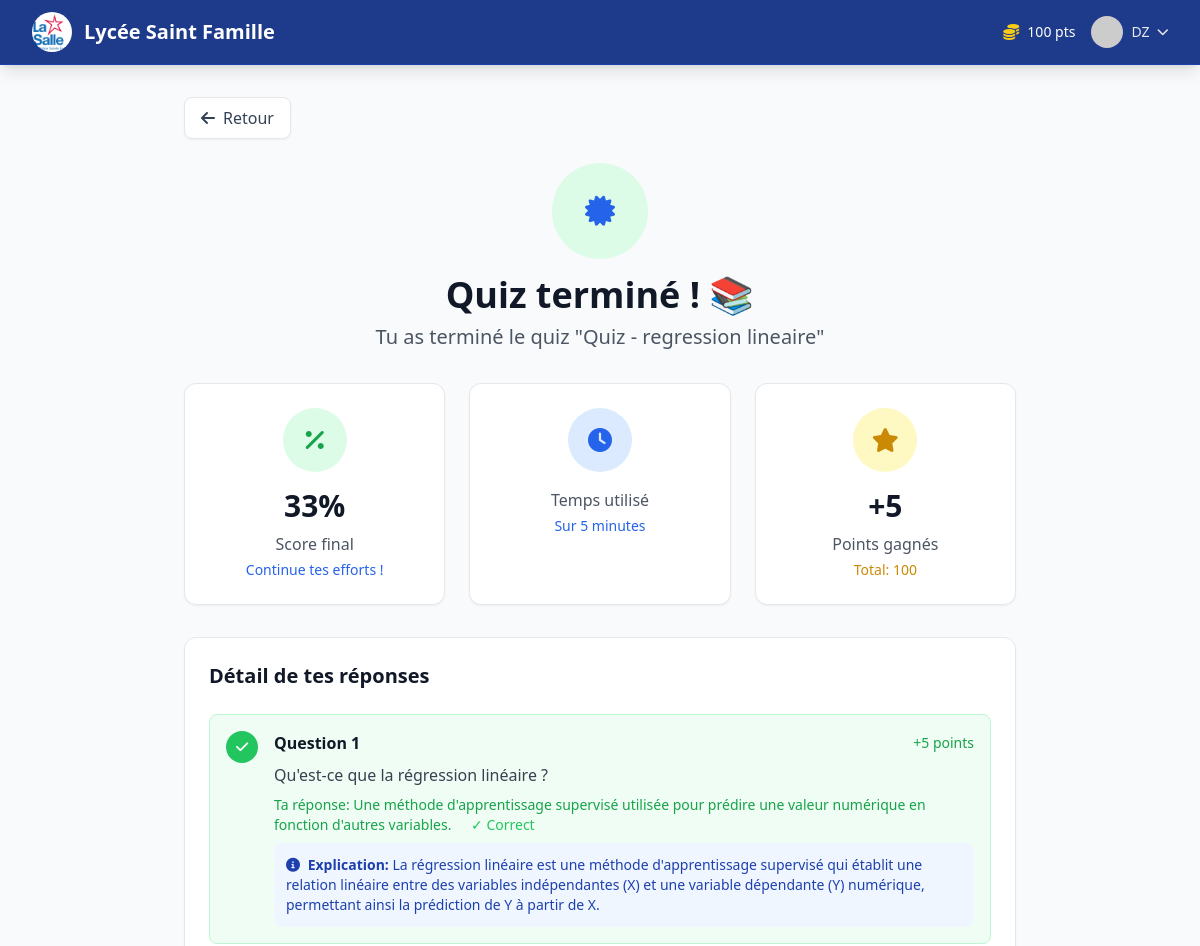
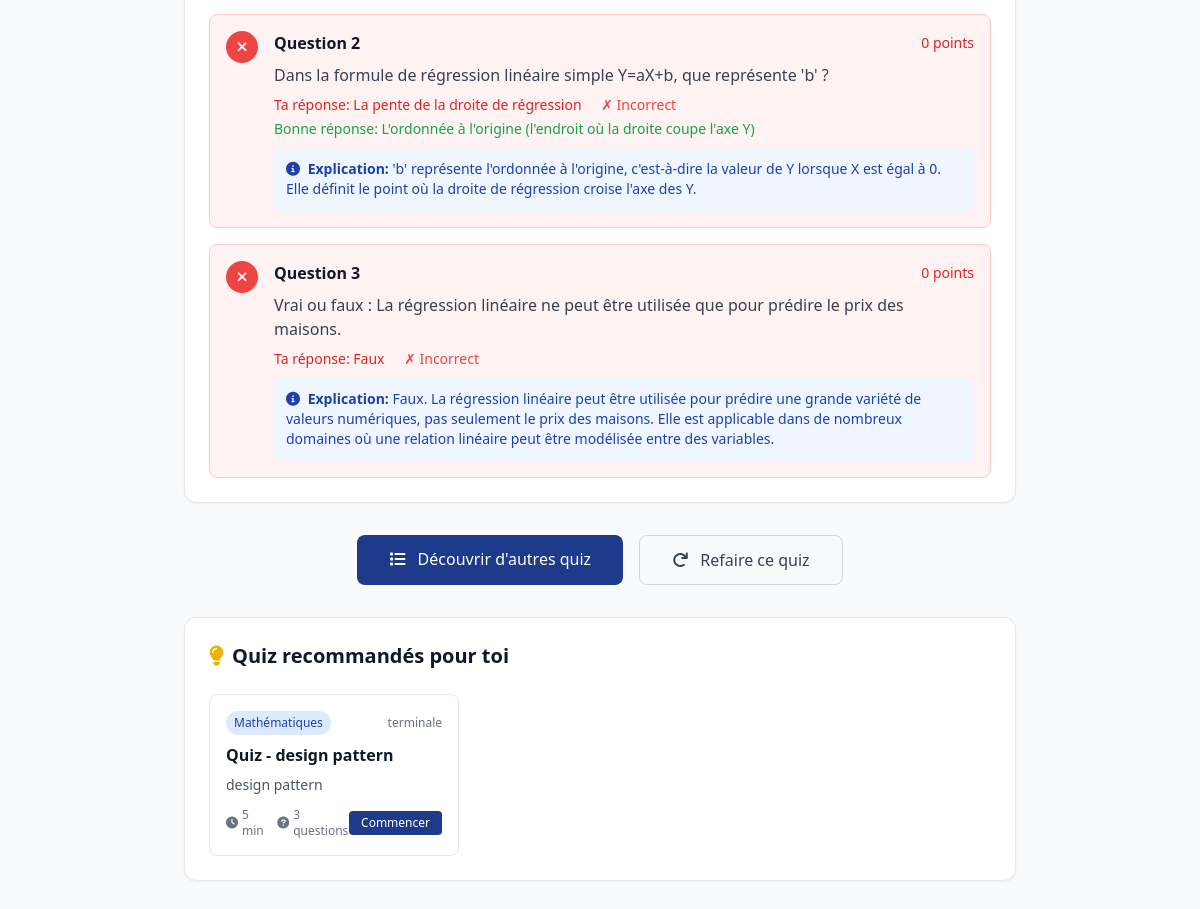
Page /quiz/results/6/ (signed in) on the earlier database version (2 pictures, top to bottom).
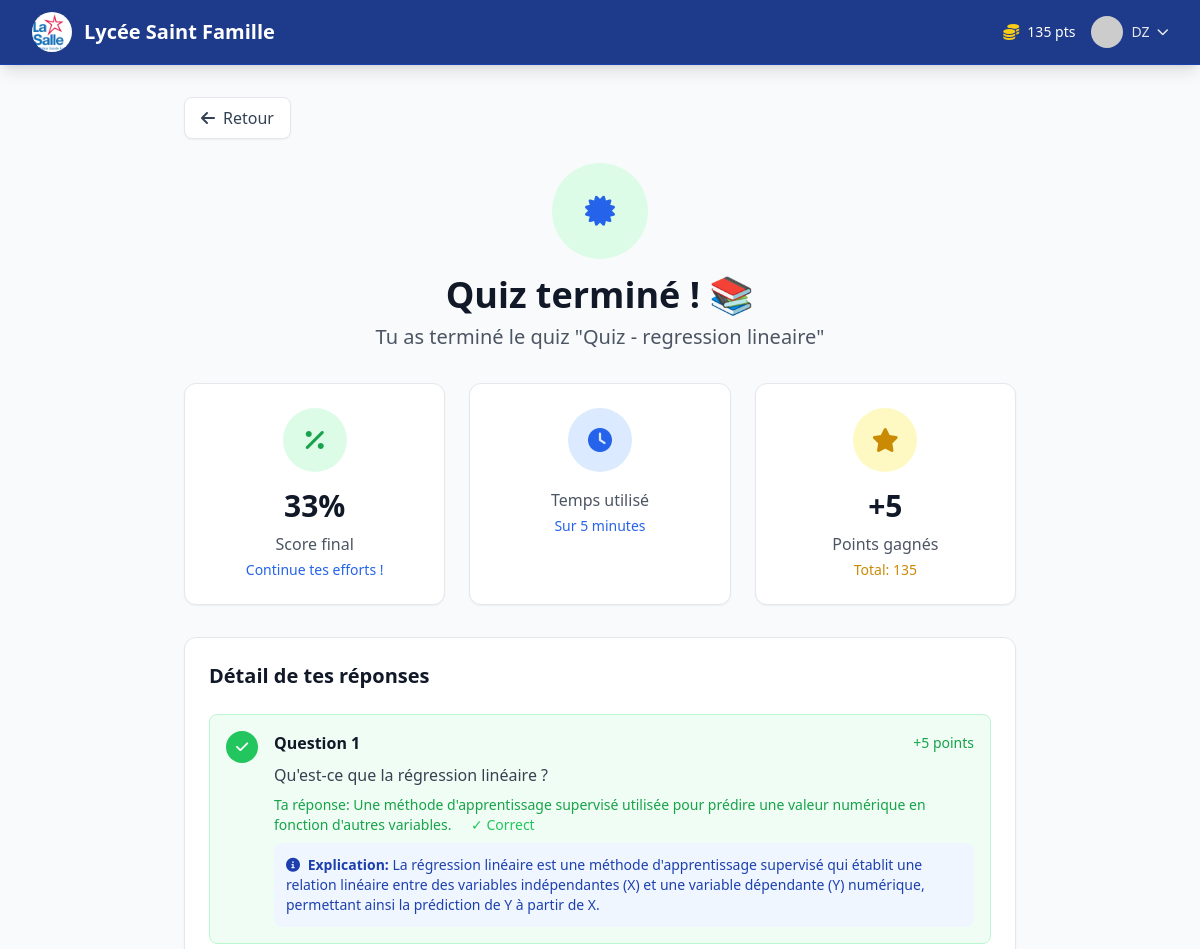
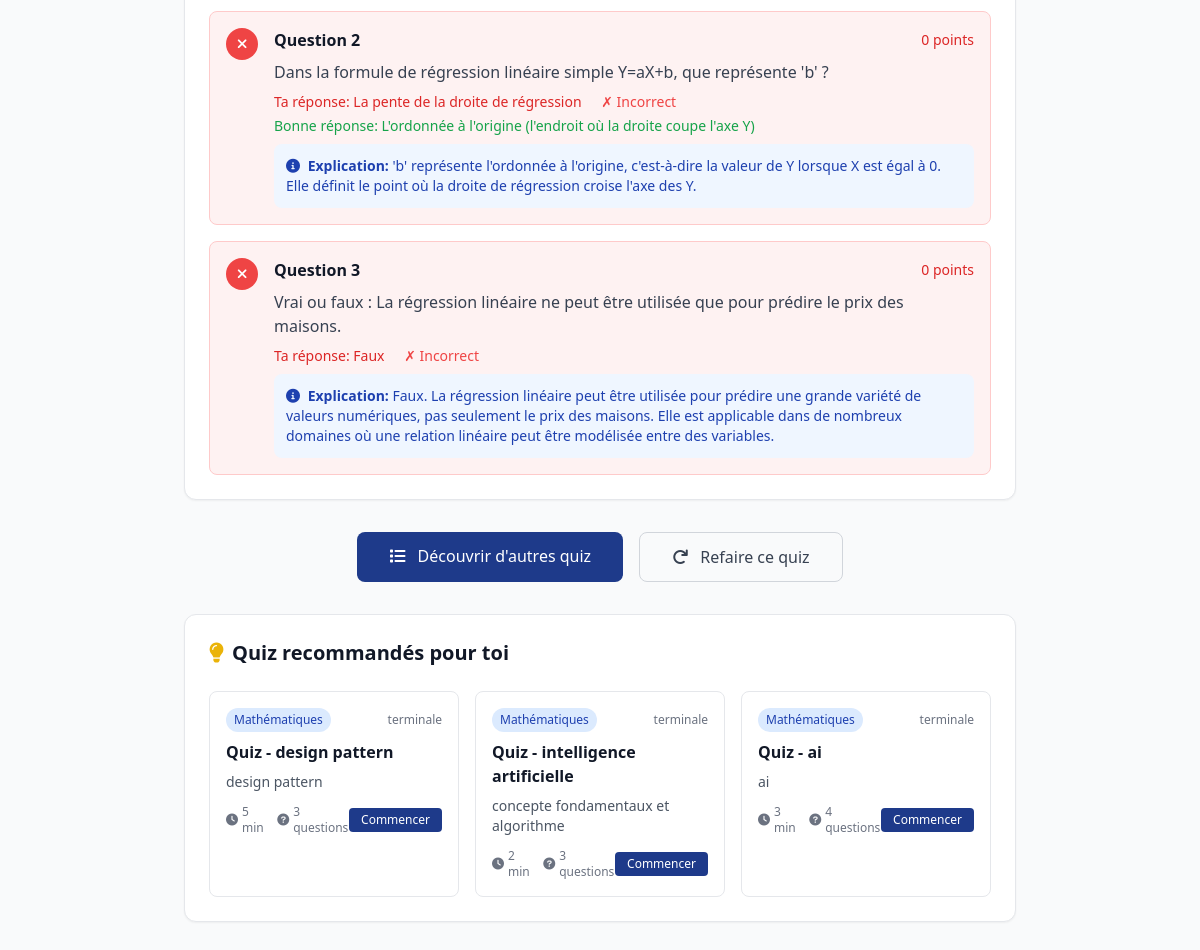
Same page on the later database version (2 pictures, top to bottom).
### accounts/models.py (models this page shows, shortened)
class User(AbstractUser):
    USER_TYPE_CHOICES = [
        ('student', 'Élève'),
        ('teacher', 'Enseignant'),
        ('admin', 'Administrateur'),
    ]
    CLASS_CHOICES = [
        ('6eme', '6ème'),
        ('5eme', '5ème'),
        ('4eme', '4ème'),
        ('3eme', '3ème'),
        ('2nde', '2nde'),
        ('1ere', '1ère'),
        ('terminale', 'Terminale'),
    ]
    user_type = models.CharField(max_length=10, choices=USER_TYPE_CHOICES)
    level = models.CharField(max_length=20, blank=True, null=True)  # 6eme, 5eme, etc.
    class_name = models.CharField(max_length=20, choices=CLASS_CHOICES, blank=True, null=True, help_text="Classe de l'élève")
    points = models.IntegerField(default=0)
    xp = models.IntegerField(default=0)
    current_level = models.IntegerField(default=1)
    streak_days = models.IntegerField(default=0)
    last_activity = models.DateTimeField(auto_now=True)
    email = models.EmailField(unique=True, blank=True, null=True)

### quiz/models.py (models this page shows, shortened)
class Answer(models.Model):
    attempt = models.ForeignKey(QuizAttempt, on_delete=models.CASCADE, related_name='answers')
    question = models.ForeignKey(Question, on_delete=models.CASCADE)
    selected_choice = models.ForeignKey(Choice, on_delete=models.CASCADE, null=True, blank=True)
    open_answer = models.TextField(blank=True)  # Pour les questions ouvertes
    is_correct = models.BooleanField(default=False)
    points_earned = models.IntegerField(default=0)

class Question(models.Model):
    QUESTION_TYPES = [
        ('mcq', 'QCM'),
        ('open', 'Question ouverte'),
    ]
    quiz = models.ForeignKey(Quiz, on_delete=models.CASCADE, related_name='questions')
    question_text = models.TextField()
    question_type = models.CharField(max_length=20, choices=QUESTION_TYPES, default='mcq')
    points = models.IntegerField(default=5)
    explanation = models.TextField(blank=True, help_text="Explication de la réponse")
    order = models.IntegerField(default=0)
    class Meta:
        ordering = ['order']

class Choice(models.Model):
    question = models.ForeignKey(Question, on_delete=models.CASCADE, related_name='choices')
    choice_text = models.CharField(max_length=500)
    is_correct = models.BooleanField(default=False)
    order = models.IntegerField(default=0)
    class Meta:
        ordering = ['order']

class Quiz(models.Model):
    DIFFICULTY_CHOICES = [
        ('easy', 'Facile'),
        ('medium', 'Moyen'),
        ('hard', 'Difficile'),
    ]
    title = models.CharField(max_length=200)
    description = models.TextField(blank=True)
    course = models.ForeignKey(Course, on_delete=models.CASCADE, related_name='quizzes')
    subject = models.ForeignKey(Subject, on_delete=models.CASCADE)
    level = models.CharField(max_length=20)
    difficulty = models.CharField(max_length=10, choices=DIFFICULTY_CHOICES)
    time_limit = models.IntegerField(help_text="Temps limite en minutes")
    points_reward = models.IntegerField(default=50)
    is_published = models.BooleanField(default=False)
    created_at = models.DateTimeField(auto_now_add=True)

class Subject(models.Model):
    name = models.CharField(max_length=100)
    slug = models.SlugField(unique=True)
    icon = models.CharField(max_length=50, default='fas fa-book')  # Classe d'icône FontAwesome
    color = models.CharField(max_length=20, default='blue')  # Couleur pour l'interface

### quiz/views.py (the view)
# urls.py: path('results/<int:attempt_id>/', views.quiz_results, name='quiz_results'),
@login_required
def quiz_results(request, attempt_id):
    attempt = get_object_or_404(QuizAttempt, id=attempt_id, user=request.user, is_completed=True)
    answers = attempt.answers.select_related('question', 'selected_choice').all()
    score_percentage = (attempt.score / attempt.total_points * 100) if attempt.total_points > 0 else 0
    excellent_threshold = 80
    good_threshold = 60
    recommended_quizzes = Quiz.objects.filter(
        subject=attempt.quiz.subject,
        is_published=True
    ).exclude(
        id=attempt.quiz.id
    ).prefetch_related('questions')[:6]  # Limit to 6 recommendations
    context = {
        'attempt': attempt,
        'answers': answers,
        'quiz': attempt.quiz,
        'score_percentage': score_percentage,
        'excellent_threshold': excellent_threshold,
        'good_threshold': good_threshold,
        'recommended_quizzes': recommended_quizzes,  # Added recommended quizzes
    }
    return render(request, 'quiz/results.html', context)

### templates/quiz/results.html (shortened to what the changed rows need)
{% extends 'base.html' %}
{% block content %}
<div class="max-w-4xl mx-auto px-4 sm:px-6 lg:px-8 py-8">
    <div class="text-center mb-8">
        <h1 class="text-4xl font-bold text-gray-900 mb-2">
            {% if score_percentage >= excellent_threshold %}
                Félicitations ! 🎉
            {% elif score_percentage >= good_threshold %}
                Bon travail ! 👏
            {% else %}
                Quiz terminé ! 📚
            {% endif %}
        </h1>
    </div>
    <div class="grid grid-cols-1 md:grid-cols-3 gap-6 mb-8">
        <div class="bg-white rounded-xl shadow-sm border border-gray-200 p-6 text-center">
            <div class="w-16 h-16 bg-yellow-100 rounded-full flex items-center justify-center mx-auto mb-4">
                <i class="fas fa-star text-yellow-600 text-2xl"></i>
            </div>
            <div class="text-3xl font-bold text-gray-900 mb-2">+{{ attempt.score }}</div>
            <div class="text-gray-600">Points gagnés</div>
            <div class="text-sm text-yellow-600 font-medium mt-1">Total: {{ user.points }}</div>
        </div>
    </div>
    <div class="bg-white rounded-xl shadow-sm border border-gray-200 p-6 mb-8">
        <h2 class="text-xl font-bold text-gray-900 mb-6">Détail de tes réponses</h2>
        <div class="space-y-4">
            {% for answer in answers %}
            <div class="flex items-start p-4
                {% if answer.is_correct %}bg-green-50 border border-green-200
                {% else %}bg-red-50 border border-red-200{% endif %} rounded-lg">
                <div class="flex-shrink-0">
                    <div class="w-8 h-8 rounded-full flex items-center justify-center
                        {% if answer.is_correct %}bg-green-500{% else %}bg-red-500{% endif %}">
                        <i class="fas {% if answer.is_correct %}fa-check{% else %}fa-times{% endif %} text-white text-sm"></i>
                    </div>
                </div>
                <div class="ml-4 flex-1">
                    <div class="flex items-center justify-between mb-2">
                        <h3 class="font-semibold text-gray-900">Question {{ forloop.counter }}</h3>
                        <span class="text-sm font-medium
                            {% if answer.is_correct %}text-green-600{% else %}text-red-600{% endif %}">
                            {% if answer.is_correct %}+{{ answer.points_earned }}{% else %}0{% endif %} points
                        </span>
                    </div>
                    <p class="text-gray-700 mb-2">{{ answer.question.question_text }}</p>
                    {% if answer.question.question_type == 'mcq' %}
                        <div class="text-sm space-y-1">
                            <div>
                                <span class="{% if answer.is_correct %}text-green-600{% else %}text-red-600{% endif %} font-medium">
                                    Ta réponse: {{ answer.selected_choice.choice_text }}
                                </span>
                                <span class="{% if answer.is_correct %}text-green-500{% else %}text-red-500{% endif %} ml-4">
                                    {% if answer.is_correct %}✓ Correct{% else %}✗ Incorrect{% endif %}
                                </span>
                            </div>
                            {% if not answer.is_correct %}
                                {% for choice in answer.question.choices.all %}
                                    {% if choice.is_correct %}
                                        <div><span class="text-green-600 font-medium">Bonne réponse: {{ choice.choice_text }}</span></div>
                                    {% endif %}
                                {% endfor %}
                            {% endif %}
                        </div>
                    {% elif answer.question.question_type == 'open' %}
                        <div class="text-sm space-y-1">
                            <div><span class="text-blue-600 font-medium">Ta réponse:</span> "{{ answer.open_answer }}"</div>
                        </div>
                    {% elif answer.question.question_type == 'true_false' %}
                        <div class="text-sm space-y-1">
                            <div>
                                <span class="{% if answer.is_correct %}text-green-600{% else %}text-red-600{% endif %} font-medium">
                                    Ta réponse: {% if answer.true_false_answer %}Vrai{% else %}Faux{% endif %}
                                </span>
                                <span class="{% if answer.is_correct %}text-green-500{% else %}text-red-500{% endif %} ml-4">
                                    {% if answer.is_correct %}✓ Correct{% else %}✗ Incorrect{% endif %}
                                </span>
                            </div>
                        </div>
                    {% endif %}
                    {% if answer.question.explanation %}
                        <div class="mt-2 p-3 bg-blue-50 rounded-lg">
                            <p class="text-sm text-blue-800">
                                <i class="fas fa-info-circle mr-1"></i>
                                <strong>Explication:</strong> {{ answer.question.explanation }}
                            </p>
                        </div>
                    {% endif %}
                </div>
            </div>
            {% endfor %}
        </div>
    </div>
    <div class="bg-white rounded-xl shadow-sm border border-gray-200 p-6">
        <h2 class="text-xl font-bold text-gray-900 mb-6 flex items-center">
            <i class="fas fa-lightbulb text-yellow-500 mr-2"></i>
            Quiz recommandés pour toi
        </h2>
        <div class="grid grid-cols-1 md:grid-cols-2 lg:grid-cols-3 gap-4">
            {% for recommended_quiz in recommended_quizzes %}
            <div class="border border-gray-200 rounded-lg p-4 hover:shadow-md transition-shadow">
                <div class="flex items-center justify-between mb-2">
                    <span class="bg-blue-100 text-blue-800 text-xs px-2 py-1 rounded-full">
                        {{ recommended_quiz.subject.name }}
                    </span>
                    <span class="text-xs text-gray-500">{{ recommended_quiz.level }}</span>
                </div>
                <h3 class="font-semibold text-gray-900 mb-2">{{ recommended_quiz.title }}</h3>
                <p class="text-sm text-gray-600 mb-3">{{ recommended_quiz.description|truncatewords:15 }}</p>
                <div class="flex items-center justify-between">
                    <div class="flex items-center text-xs text-gray-500">
                        <i class="fas fa-clock mr-1"></i>
                        {{ recommended_quiz.time_limit }} min
                        <i class="fas fa-question-circle ml-2 mr-1"></i>
                        {{ recommended_quiz.questions.count }} questions
                    </div>
                    <a href="{% url 'quiz_play' recommended_quiz.id %}"
                       class="bg-navy-900 text-white px-3 py-1 rounded text-xs hover:bg-navy-800 transition-colors">
                        Commencer
                    </a>
                </div>
            </div>
            {% endfor %}
        </div>
    </div>
</div>
{% endblock %}

### templates/base.html (shortened to what this page needs)
<!DOCTYPE html>
<html lang="fr">
<head>
    <script src="https://cdn.tailwindcss.com"></script>
    <link href="https://cdnjs.cloudflare.com/ajax/libs/font-awesome/6.0.0/css/all.min.css" rel="stylesheet">
</head>
<body class="bg-gray-50 min-h-screen" x-data="appNotifications()">
    {% block navbar %}
    <nav class="bg-navy-900 shadow-lg border-b border-navy-800">
        <div class="max-w-7xl mx-auto px-4 sm:px-6 lg:px-8">
            <div class="flex justify-between h-16">
                <div class="flex items-center">
                    <div class="flex-shrink-0 flex items-center">
                        <a href="{% url 'home' %}" class="flex items-center space-x-3">
                            {% load static %}
                            <img src="{% static 'images/logo.png' %}" alt="Logo Lycée Saint Famille" class="h-10 w-10 rounded-full object-cover">
                            <span class="text-xl font-bold text-white">Lycée Saint Famille</span>
                        </a>
                    </div>
                </div>
                <div class="flex items-center space-x-4">
                    {% if user.is_authenticated %}
                        {% if user.user_type == 'student' %}
                        <div class="flex items-center space-x-2">
                            <i class="fas fa-coins text-yellow-400"></i>
                            <span class="text-sm font-medium text-white">{{ user.points }} pts</span>
                        </div>
                        {% endif %}
                        <div class="relative" x-data="{ open: false }">
                            <button @click="open = !open" class="flex items-center space-x-2 text-gray-200 hover:text-white">
                                <img class="h-8 w-8 rounded-full" src="https://ui-avatars.com/api/?name={{ user.first_name }}+{{ user.last_name }}&background=1e3a8a&color=fff" alt="Avatar">
                                <span class="text-sm font-medium">{{ user.first_name }}</span>
                                <i class="fas fa-chevron-down text-xs"></i>
                            </button>
                        </div>
                    {% else %}
                        <a href="{% url 'login' %}" class="bg-white text-navy-900 px-4 py-2 rounded-lg text-sm font-medium hover:bg-gray-100 transition-colors">
                            <i class="fas fa-sign-in-alt mr-2"></i>Connexion
                        </a>
                    {% endif %}
                </div>
            </div>
        </div>
    </nav>
    {% endblock %}
    <main>
        {% block content %}{% endblock %}
    </main>
</body>
</html>

Differences in the rows shown:
changed User "DZ": points "100" → "135"
added Quiz: subject.name "Mathématiques", level "terminale", title "Quiz - intelligence artificielle", description "concepte fondamentaux et algorithme", time_limit "2", questions.count "3"
added Quiz: subject.name "Mathématiques", level "terminale", title "Quiz - ai", description "ai", time_limit "3", questions.count "4"
